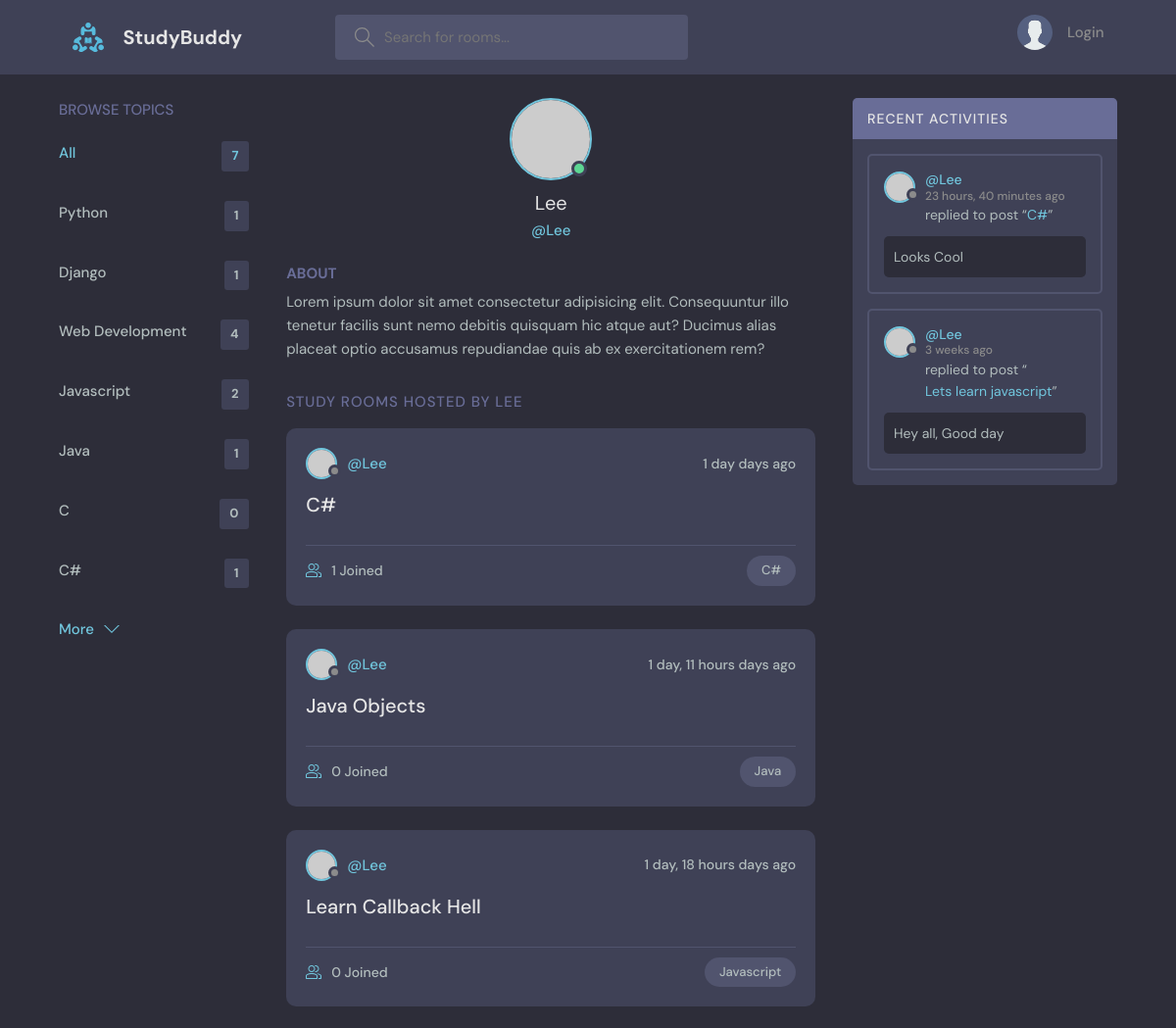
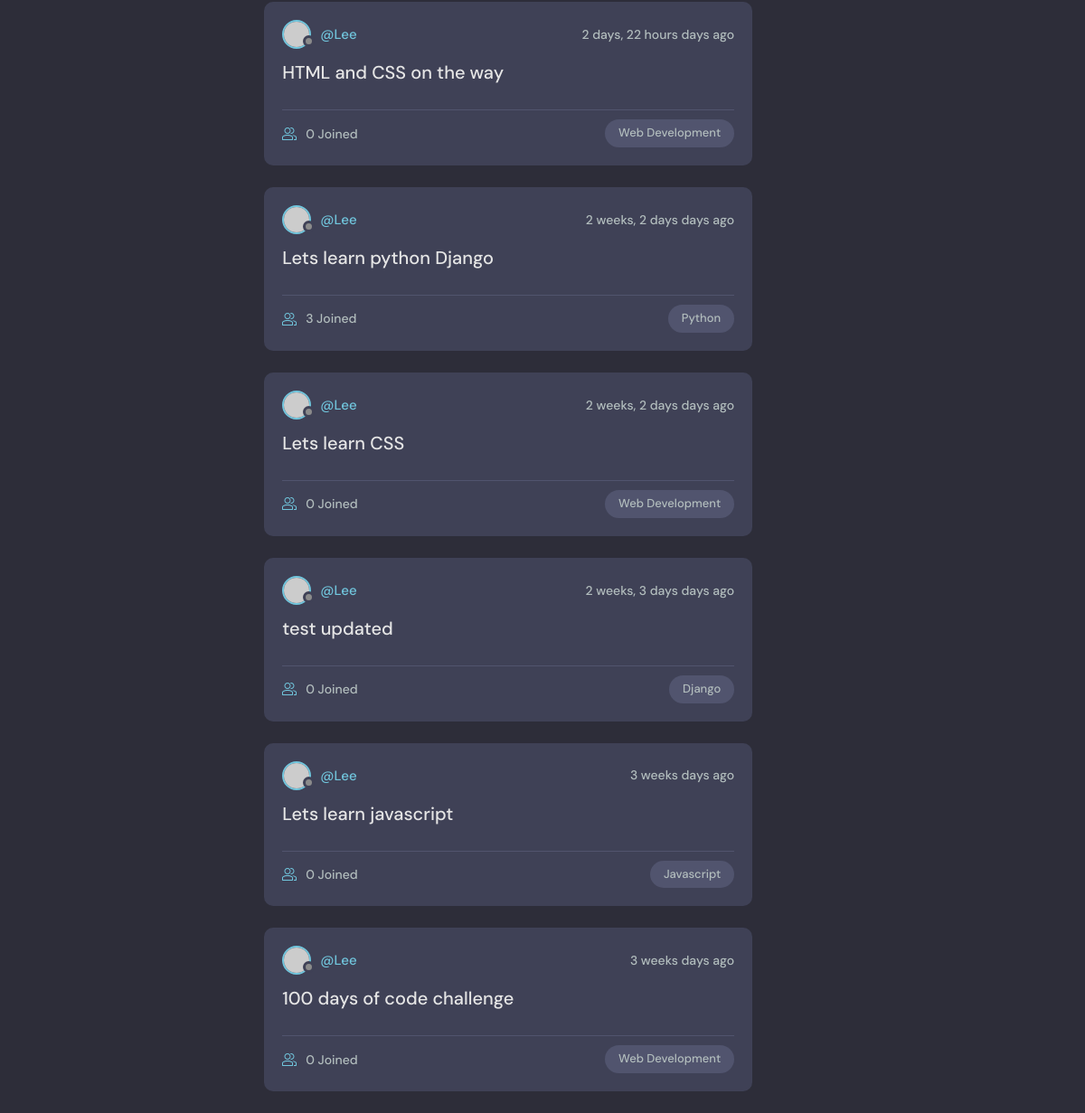
Screenshot of /user-profile/1/ with the database file from the repository (2 pictures, top to bottom).
### base/models.py (models this page shows, shortened)
class Topic(models.Model):
    name = models.CharField(max_length=200)

class Room(models.Model):
    host = models.ForeignKey(User, on_delete=models.SET_NULL, null=True)
    topic = models.ForeignKey(Topic, on_delete=models.SET_NULL, null=True)
    name = models.CharField(max_length=200)
    description = models.TextField(null=True, blank=True)
    participants = models.ManyToManyField(
        User, related_name="participants", blank=True)
    updated = models.DateTimeField(auto_now=True)
    created = models.DateTimeField(auto_now_add=True)
    class Meta:
        ordering = ['-updated', '-created']

class Message(models.Model):
    user = models.ForeignKey(User, on_delete=models.CASCADE)
    room = models.ForeignKey(Room, on_delete=models.CASCADE)
    body = models.TextField()
    updated = models.DateTimeField(auto_now=True)
    created = models.DateTimeField(auto_now_add=True)
    class Meta:
        ordering = ['-updated', '-created']

### base/views.py (the view)
# urls.py: path('user-profile/<str:pk>/', views.userProfile, name="user-profile"),
def userProfile(request, pk):
    user = User.objects.get(id=pk)
    rooms = user.room_set.all()
    room_messages = user.message_set.all()
    topics = Topic.objects.all()
    context = {'user': user, 'rooms': rooms,
               'room_messages': room_messages, 'topics': topics}
    return render(request, 'base/profile.html', context)

### base/templates/base/profile.html (shortened to what this page needs)
{% extends 'main.html' %} {% block content %}
<main class="profile-page layout layout--3">
    <div class="container">
        {% include 'base/topics_component.html' %}
        <div class="roomList">
          <div class="profile">
            <div class="profile__avatar">
              <div class="avatar avatar--large active">
                <img src="https://randomuser.me/api/portraits/men/11.jpg" />
              </div>
            </div>
            <div class="profile__info">
              <h3>{{user.username}}</h3>
              <p>@{{user.username}}</p>
            </div>
            <div class="profile__about">
              <h3>About</h3>
              <p>
                Lorem ipsum dolor sit amet consectetur adipisicing elit. Consequuntur illo tenetur
                facilis sunt nemo debitis quisquam hic atque aut? Ducimus alias placeat optio
                accusamus repudiandae quis ab ex exercitationem rem?
              </p>
            </div>
          </div>
          <div class="roomList__header">
            <div>
              <h2>Study Rooms Hosted by {{user.username}}</a>
              </h2>
            </div>
          </div>
          {% include 'base/feed_component.html' %}
        </div>
        {% include 'base/activity_component.html' %}
    </div>
</main>
{% endblock content %}

### templates/main.html (shortened to what this page needs)
<!DOCTYPE html>
{% load static %}
<html lang="en">
    <head>
        <link rel="stylesheet" href="{% static 'styles/style.css' %}" />
    </head>
    <body>
        {% include 'navbar.html' %}  {% block content %} {% endblock %}
    </body>
</html>

### templates/navbar.html (shortened to what this page needs)
{% load static %}
<header class="header header--loggedIn">
    <div class="container">
        <a href="{% url 'home' %}" class="header__logo">
            <img src="{% static 'images/logo.svg' %}" />
            <h1>StudyBuddy</h1>
        </a>
        <form class="header__search" method="GET" action="{% url 'home' %}">
            <label>
                <input name="q" placeholder="Search for rooms..." />
            </label>
        </form>
        <nav class="header__menu">
            {% if request.user.is_authenticated %}
            <div class="header__user">
                <a href="{% url 'user-profile' user.id %}">
                    <div class="avatar avatar--medium active">
                        <img
                            src="https://randomuser.me/api/portraits/men/37.jpg"
                        />
                    </div>
                    <p>
                        {{ request.user.username }}
                        <span>@{{ request.user.username }}</span>
                    </p>
                </a>
                <button class="dropdown-button">
                    <svg
                        version="1.1"
                        xmlns="http://www.w3.org/2000/svg"
                        width="32"
                        height="32"
                        viewBox="0 0 32 32"
                    >
                        <title>chevron-down</title>
                        <path
                            d="M16 21l-13-13h-3l16 16 16-16h-3l-13 13z"
                        ></path>
                    </svg>
                </button>
            </div>
            {% else %}
            <a href="{% url 'login' %}">
                <img src="{% static 'images/avatar.svg' %}" />
                <p>Login</p>
            </a>
            {% endif %}
        </nav>
    </div>
</header>

### base/templates/base/topics_component.html
<div class="topics">
    <div class="topics__header">
        <h2>Browse Topics</h2>
    </div>
    <ul class="topics__list">
        <li>
            <a href="{% url 'home' %}" class="active">
                All <span>{{ topics.count }}</span>
            </a>
        </li>
        {% for topic in topics %}
        <li>
            <a href="{% url 'home' %}?q={{topic.name}}">
                {{ topic.name }}<span>{{ topic.room_set.all.count }}</span>
            </a>
        </li>
        {% endfor %}
    </ul>
    <a class="btn btn--link" href="{% url 'topics' %}">
        More
        <svg
            version="1.1"
            xmlns="http://www.w3.org/2000/svg"
            width="32"
            height="32"
            viewBox="0 0 32 32"
        >
            <title>chevron-down</title>
            <path d="M16 21l-13-13h-3l16 16 16-16h-3l-13 13z"></path>
        </svg>
    </a>
</div>

### base/templates/base/feed_component.html (shortened to what this page needs)
{% for room in rooms %}
<div class="roomListRoom">
    <div class="roomListRoom__header">
        <a
            href="{% url 'user-profile' room.host.id %}"
            class="roomListRoom__author"
        >
            <div class="avatar avatar--small">
                <img src="https://randomuser.me/api/portraits/women/11.jpg" />
            </div>
            <span>@{{ room.host.username }}</span>
        </a>
        <div class="roomListRoom__actions">
            <span>{{ room.created|timesince }} days ago</span>
        </div>
    </div>
    <div class="roomListRoom__content">
        <a href="{% url 'room' room.id %}">{{ room.name }}</a>
    </div>
    <div class="roomListRoom__meta">
        <a href="{% url 'room' room.id %}" class="roomListRoom__joined">
            {{ room.participants.all.count }} Joined
        </a>
        <p class="roomListRoom__topic">{{ room.topic.name }}</p>
    </div>
</div>
{% endfor %}

### base/templates/base/activity_component.html (shortened to what this page needs)
<div class="activities">
    <div class="activities__header">
        <h2>Recent Activities</h2>
    </div>
    {% for room_message in room_messages %}
    <div class="activities__box">
        <div class="activities__boxHeader roomListRoom__header">
            <a
                href="{% url 'user-profile' room_message.user.id %}"
                class="roomListRoom__author"
            >
                <div class="avatar avatar--small">
                    <img
                        src="https://randomuser.me/api/portraits/women/11.jpg"
                    />
                </div>
                <p>
                    @{{room_message.user}}
                    <span>{{room_message.created|timesince}} ago</span>
                </p>
            </a>
        </div>
        <div class="activities__boxContent">
            <p>
                replied to post “<a href="{% url 'room' room_message.room.id %}"
                    >{{ room_message.room.name }}</a
                >”
            </p>
            <div class="activities__boxRoomContent">
                {{ room_message.body }}
            </div>
        </div>
    </div>
    {% endfor %}
</div>

### rows the page displays
Topic: name "Python", room_set.all.count "1"
Topic: name "Django", room_set.all.count "1"
Topic: name "Web Development", room_set.all.count "4"
Topic: name "Javascript", room_set.all.count "2"
Topic: name "Java", room_set.all.count "1"
Topic: name "C", room_set.all.count "0"
Topic: name "C#", room_set.all.count "1"
Room: host.username "Lee", created "1 day", name "C#", participants.all.count "1", topic.name "C#"
Room: host.username "Lee", created "1 day, 11 hours", name "Java Objects", participants.all.count "0", topic.name "Java"
Room: host.username "Lee", created "1 day, 18 hours", name "Learn Callback Hell", participants.all.count "0", topic.name "Javascript"
Room: host.username "Lee", created "2 days, 22 hours", name "HTML and CSS on the way", participants.all.count "0", topic.name "Web Development"
Room: host.username "Lee", created "2 weeks, 2 days", name "Lets learn python Django", participants.all.count "3", topic.name "Python"
Room: host.username "Lee", created "2 weeks, 2 days", name "Lets learn CSS", participants.all.count "0", topic.name "Web Development"
Room: host.username "Lee", created "2 weeks, 3 days", name "test updated", participants.all.count "0", topic.name "Django"
Room: host.username "Lee", created "3 weeks", name "Lets learn javascript", participants.all.count "0", topic.name "Javascript"
Room: host.username "Lee", created "3 weeks", name "100 days of code challenge", participants.all.count "0", topic.name "Web Development"
Message: user "Lee", created "23 hours, 40 minutes", room.name "C#", body "Looks Cool"
Message: user "Lee", created "3 weeks", room.name "Lets learn javascript", body "Hey all, Good day"

### other values shown
{{ topics.count }} "7"
{{ user.username }} "Lee"
{{ user.username }} "LEE"
